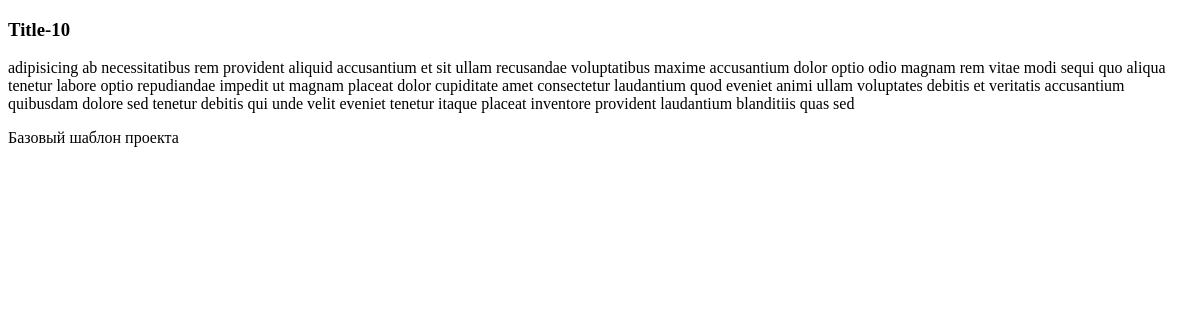
Page /lec3/post/100/ on the earlier database version.
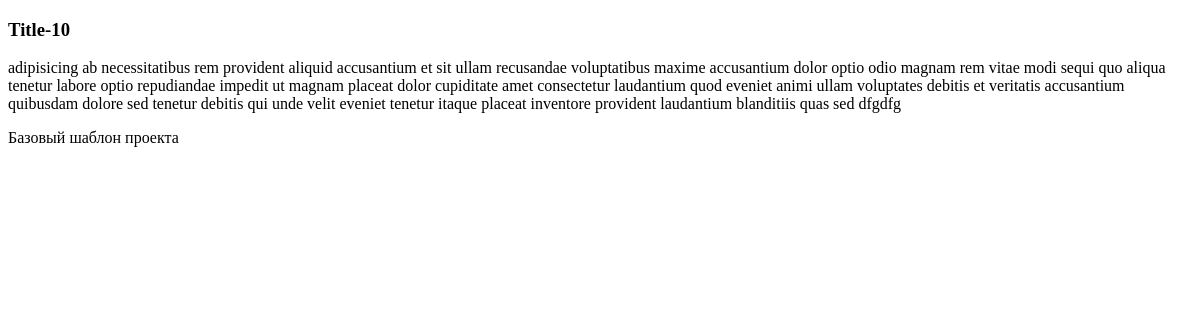
Same page on the later database version.
### lecture_03/models.py (models this page shows, shortened)
class Post(models.Model):
    title = models.CharField(max_length=100)
    content = models.TextField()
    author = models.ForeignKey(Author, on_delete=models.CASCADE)

### lecture_03/views.py (the view)
# urls.py: path('post/<int:post_id>/', post_full, name='post_full'),
def post_full(request, post_id):
    post = get_object_or_404(Post, pk=post_id)
    return render(request, 'lecture_03/post_full.html', {'post': post})

### lecture_03/templates/lecture_03/post_full.html (shortened to what this page needs)
{% extends 'base.html' %}
{% block content %}
<h3>{{ post.title }}</h3>
<p>{{ post.content }}</p>
{% endblock %}

### templates/base.html (shortened to what this page needs)
<!DOCTYPE html>
<html>
<head>
</head>
<body>
{% block content %}{% endblock %}
<footer>Базовый шаблон проекта</footer>
</body>
</html>

Differences in the rows shown:
changed Post "Title-10": content "…laudantium blanditiis quas sed" → "…laudantium blanditiis quas sed dfgdfg"
